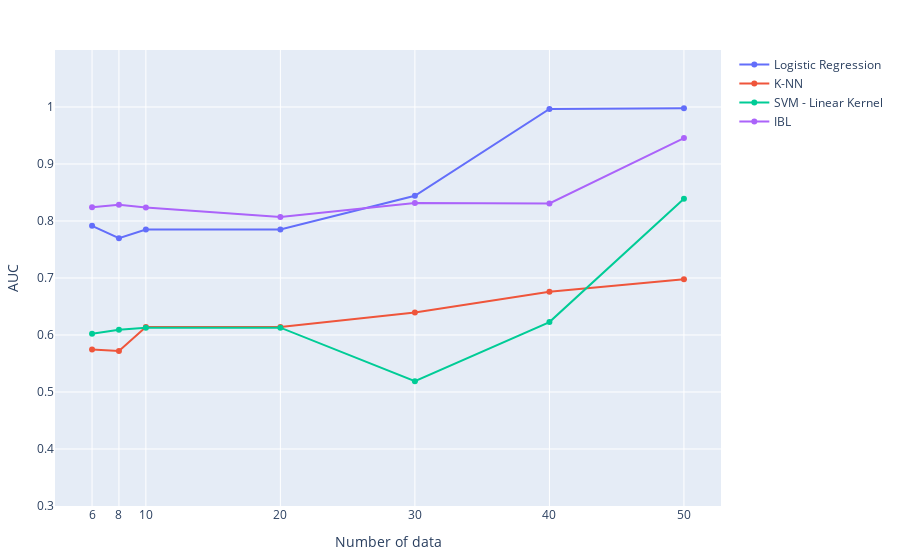

Notebook code cell kept with this figure:
### Code cell
plot_graph(num_data, logic, k_nn, ibl, svm, yaxis)

### Figure 1 — Plotly figure (JSON) as saved in the notebook; plotly's stock layout.template omitted (floating-point values rounded to 4 significant figures)
{"data": [{"mode": "lines+markers", "name": "Logistic Regression", "type": "scatter", "x": [6, 8, 10, 20, 30, 40, 50], "y": [0.7916, 0.7699, 0.7852, 0.7852, 0.8443, 0.9966, 0.9978]}, {"mode": "lines+markers", "name": "K-NN", "type": "scatter", "x": [6, 8, 10, 20, 30, 40, 50], "y": [0.5745, 0.5721, 0.6139, 0.6139, 0.6394, 0.6757, 0.6977]}, {"mode": "lines+markers", "name": "SVM - Linear Kernel", "type": "scatter", "x": [6, 8, 10, 20, 30, 40, 50], "y": [0.6021, 0.6094, 0.6129, 0.6129, 0.519, 0.6227, 0.8391]}, {"mode": "lines+markers", "name": "IBL", "type": "scatter", "x": [6, 8, 10, 20, 30, 40, 50], "y": [0.8243, 0.8283, 0.8239, 0.807, 0.8317, 0.8308, 0.9455]}], "layout": {"autosize": false, "margin": {"b": 50, "l": 50, "pad": 0, "r": 20, "t": 50}, "xaxis": {"tickvals": [6, 8, 10, 20, 30, 40, 50], "title": {"text": "Number of data"}}, "yaxis": {"range": [0.3, 1.1], "tickvals": [0.2, 0.3, 0.4, 0.5, 0.6, 0.7, 0.8, 0.9, 1], "title": {"text": "AUC"}}}}
